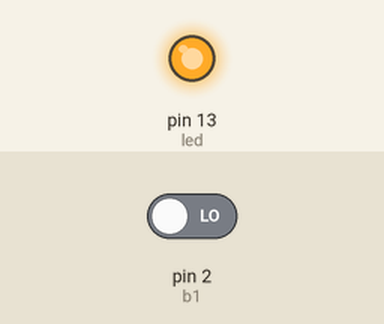
Bench run of a sketch on a simulated Arduino Uno, built with avr-gcc and run on an emulated ATmega328P. Parts: output pins drawn as LEDs (lit = HIGH). The test bench sets the inputs (shaded band); at power-on: pin 2 (b1) LOW.

Above: at 1.2 s.
1.3 s: pin 2 (b1) driven HIGH
At 1.6 s:
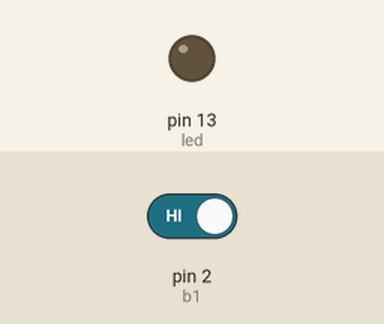
2.8 s: pin 2 (b1) driven LOW
At 3.9 s:
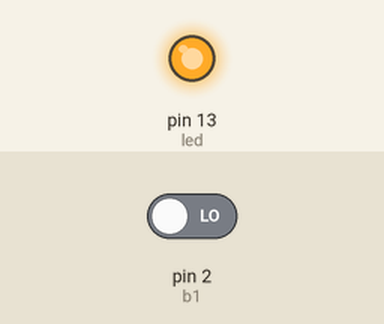
Timing chart, 0 to 5.8 s (numbered marks = the images above; inputs shaded):
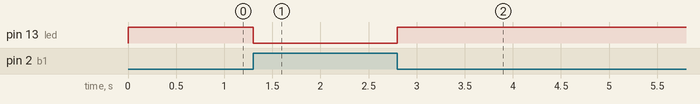

The sketch:

not_gate.ino
```cpp
// C++ code
//
int led = 13;
int b1 =2;

boolean bstate1 = 0;
boolean ledstate;

void setup()
{
  pinMode(led, OUTPUT);
  pinMode(b1, INPUT);
}

void loop()
{
  bstate1 = digitalRead(b1);
  ledstate = !bstate1;

  digitalWrite(led, ledstate);
}
```

Measured:
- after the input at 1.3 s, pin 13 (led): HIGH → LOW at once
- after the input at 2.8 s, pin 13 (led): LOW → HIGH at once
